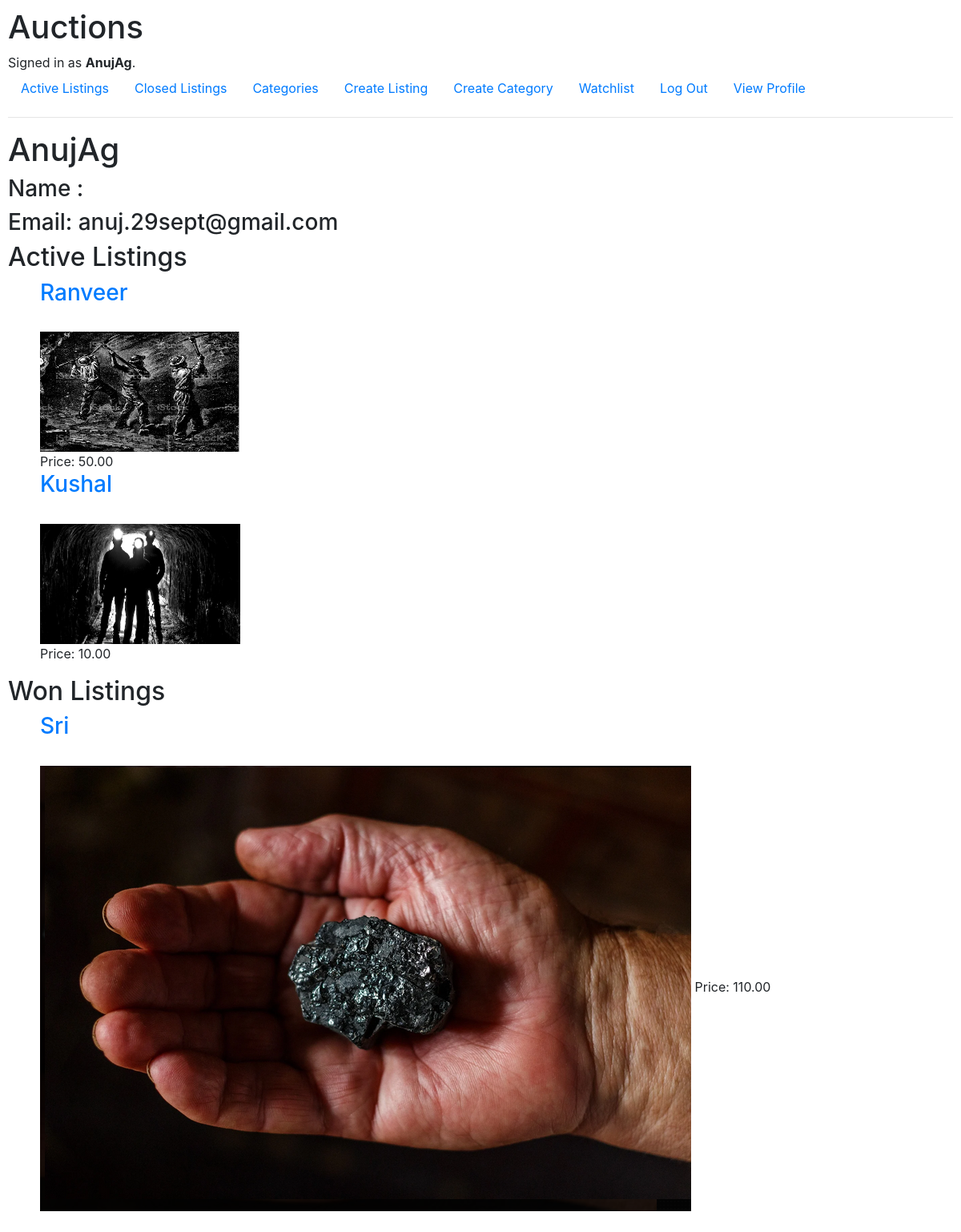
Screenshot of /profile (signed in) with the database file from the repository.
### auctions/models.py (models this page shows, shortened)
class User(AbstractUser):
    pass

class AuctionListing(models.Model):
    title = models.CharField(max_length=64)
    starting_bid = models.DecimalField(max_digits=10, decimal_places=2)  # Use DecimalField for money.
    description = models.CharField(max_length=256)
    category = models.ForeignKey(Category, on_delete=models.SET_NULL, related_name="items", blank=True, null=True)
    image = models.ImageField(upload_to='auctions/media/', blank=True, null=True)
    seller = models.ForeignKey(User, on_delete=models.CASCADE, related_name="items")
    active = models.BooleanField(default=True)
    winner = models.ForeignKey(User, on_delete=models.CASCADE, related_name="winnings", blank=True, null=True)
    fin_price = models.DecimalField(max_digits=10, decimal_places=2, blank=True, null=True)

### auctions/views.py (the view)
# urls.py: path("profile", views.user_prof, name="user_prof"),
@login_required(login_url="login")
def user_prof(request):
    if request.method == "POST":
        return HttpResponseRedirect(reverse("index"))
    else:
        return render(request, "auctions/profile.html", {
            "user": request.user,
            "listing": AuctionListing.objects.filter(seller=request.user),
            "winning": AuctionListing.objects.filter(winner=request.user),
        })

### auctions/templates/auctions/profile.html
{% extends "auctions/layout.html" %}
{% block body %}
<h1> {{user.username}}</h1>
<h3> Name : {{user.first_name}} {{user.last_name}}</h3>
<h3> Email: {{user.email}}</h3>
<h2>Active Listings</h2>
<ul>
    {% for item in listing %}
            <a href="{% url 'item' item.id %}"> <h3>{{ item.title }} </h3> </a> <br>
            {% if item.image %}
                <img src="{{ item.image.url }}" alt="image" width="250" height="150">
            {% endif %}
            <br>
            Price: {{ item.starting_bid }} <br>
    {% endfor %}
</ul>
<h2>Won Listings</h2>
<ul>
    {% for item in winning %}
            <a href="{% url 'item' item.id %}"> <h3>{{ item.title }} </h3> </a> <br>
            <img src = "{{ item.image.url }}">
            Price: {{ item.fin_price }} <br>
    {% endfor %}
</ul>
{% endblock %}

### auctions/templates/auctions/layout.html (shortened to what this page needs)
{% load static %}
<!DOCTYPE html>
<html lang="en">
    <head>
        <link rel="stylesheet" href="https://stackpath.bootstrapcdn.com/bootstrap/4.4.1/css/bootstrap.min.css">
        <link href="{% static 'styles.css' %}" rel="stylesheet">
    </head>
    <body>
        <h1>Auctions</h1>
        <div>
            {% if user.is_authenticated %}
                Signed in as <strong>{{ user.username }}</strong>.
            {% else %}
                Not signed in.
            {% endif %}
        </div>
        <ul class="nav">
            <li class="nav-item">
                <a class="nav-link" href="{% url 'index' %}">Active Listings</a>
            </li>
            <li class="nav-item">
                <a class="nav-link" href="{% url 'cls_listings' %}">Closed Listings</a>
            </li>
            <li class="nav-item">
                <a class="nav-link" href="{% url 'categories' %}">Categories</a>
            </li>
            <li class="nav-item">
                <a class="nav-link" href="{% url 'create' %}">Create Listing </a>
            </li>
            <li class="nav-item">
                <a class="nav-link" href="{% url 'create_cat' %}">Create Category </a>
            </li>
            <li class="nav-item">
                <a class="nav-link" href="{% url 'watchlist' %}">Watchlist</a>
            </li>
            {% if user.is_authenticated %}
                <li class="nav-item">
                    <a class="nav-link" href="{% url 'logout' %}">Log Out</a>
                </li>
            {% endif %}
            {% if user.is_authenticated %}
            <li class="nav-item">
                <a class="nav-link" href="{% url 'user_prof' %}">View Profile</a>
            </li>
            {% endif %}
        </ul>
        <hr>
        {% block body %}
        {% endblock %}
    </body>
</html>

### auctions/static/styles.css (style rules this page uses)
body { padding: 10px; }

### rows the page displays
User: username "AnujAg", email "anuj.29sept@gmail.com"
AuctionListing: title "Ranveer", image (picture), starting_bid "50.00"
AuctionListing: title "Kushal", image (picture), starting_bid "10.00"
AuctionListing: title "Sri", image (picture), fin_price "110.00"
